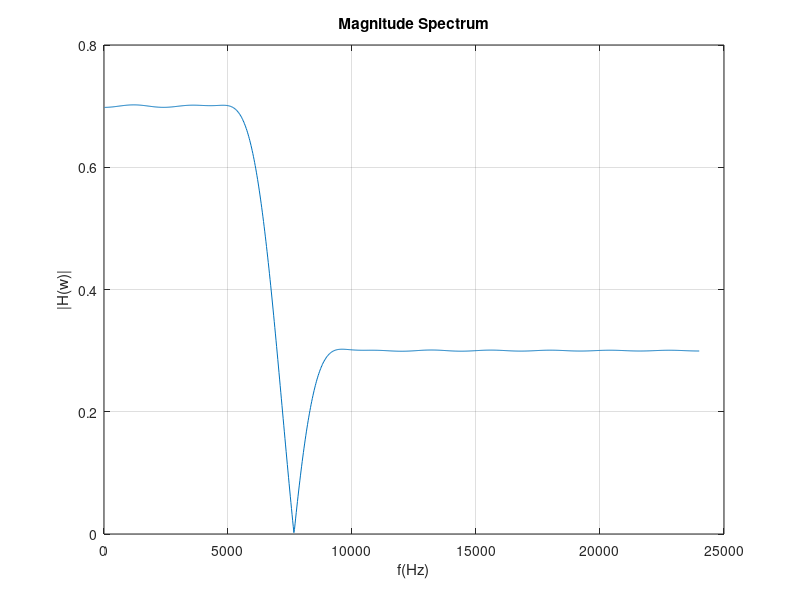
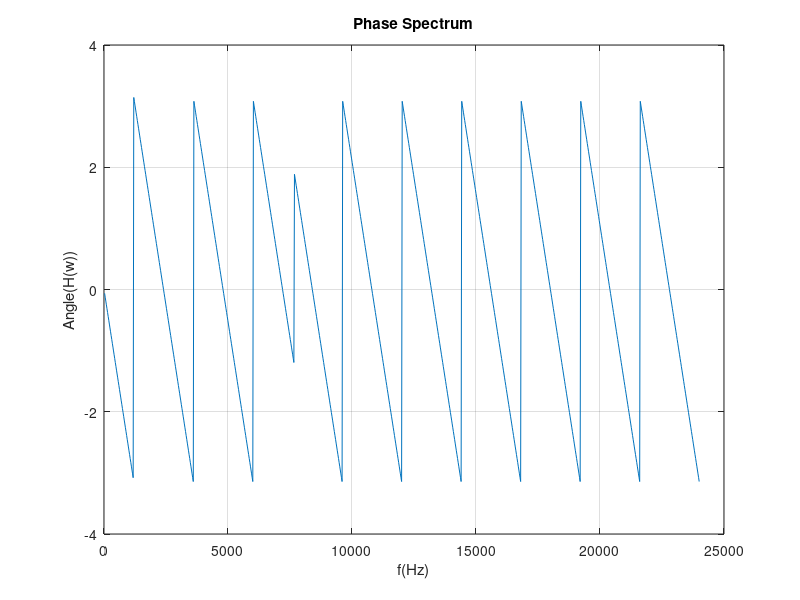

Recreate these plots in MATLAB, in order.
% Project 3 
%Name : Rohan Singh Rajput
%Class : Spring 2016
%Course : Digital Signal Processing Application
clc;clear; close all;


% Task 1 specifications

fs=48000;
f1=9200;
fp=5200;
L=round(3.3*(fs/(f1-fp)));
ts=1/fs;
fc=(f1+fp)/2;
n=-1*L/2:L/2;

%%%________Design Filter Design________________%%%%%
lowpas_filter = zeros(1,size(n,2));
hamming_win = zeros(1,size(n,2));
hn = zeros(1,size(n,2));fileID = fopen('task1.txt','w');
for i = 1:size(n,2)
if (n(i)~=0)
 lowpas_filter(i) = (sinc(2*fc*ts.*n(i)))*2*fc*ts; %%Low pass filter
 hamming_win(i) = 0.54+0.46*cos(2*pi.*n(i)/L);%% Hamming Window
 hn(i) = lowpas_filter(i) * hamming_win(i);%% Window Multiplication
 fprintf(fileID,'The coefficent of h(%d) = %f \n',(i-1),hn(i));
end
end
fclose(fileID);
% Plot of the spectrum for the LPF filter
w = zeros(1,1000);hf = zeros(1,1000);
for i=1:1000
w(i)=pi*fs*i/1000; %% Convolving in frequecy domain
z=exp(1i*w(i)*ts);% Taking Z trasnform 
hf(i)=z^(-1*L/2)*sum(hn.*z.^(-n));% Shift the Signal to make it Causal 
end

%%%____________________Plots_____________________________________

figure;

plot(w/(2*pi),abs(hf));
xlabel('f(Hz)');
ylabel('|H(w)|');
title('Magnitude Spectrum');
grid on;
%%%%-------------------------Phase Plot--------------------------------
figure;
plot(w/(2*pi),angle(hf));
ylabel('Angle(H(w))')
xlabel('f(Hz)');
title('Phase Spectrum');
grid on;

%%--------------------------------------End of Code-------------------%%%%%























































































































































































































































































































































































































































































































